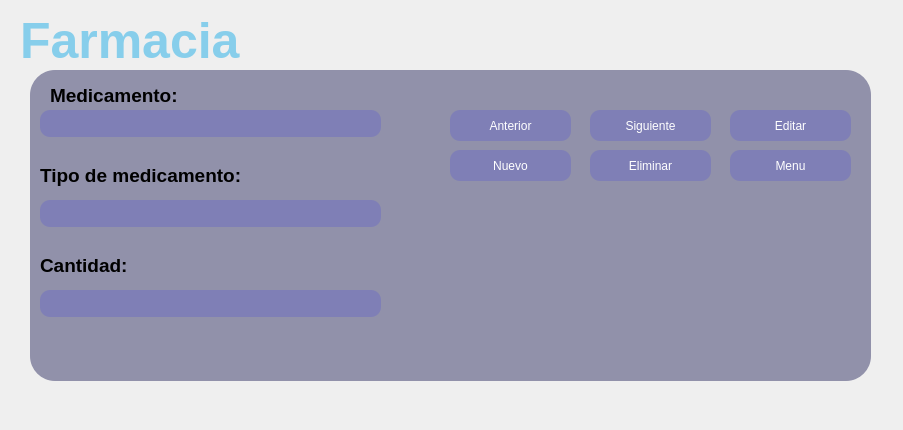
<?xml version="1.0" encoding="UTF-8"?>
<ui version="4.0">
 <class>Farmacia</class>
 <widget class="QWidget" name="Farmacia">
  <property name="windowModality">
   <enum>Qt::WindowModal</enum>
  </property>
  <property name="geometry">
   <rect>
    <x>0</x>
    <y>0</y>
    <width>903</width>
    <height>430</height>
   </rect>
  </property>
  <property name="windowTitle">
   <string>Form</string>
  </property>
  <widget class="QLabel" name="label">
   <property name="geometry">
    <rect>
     <x>0</x>
     <y>0</y>
     <width>901</width>
     <height>431</height>
    </rect>
   </property>
   <property name="text">
    <string/>
   </property>
   <property name="pixmap">
    <pixmap>../imagenes/black-minimalistic_00416715.jpg</pixmap>
   </property>
   <property name="scaledContents">
    <bool>true</bool>
   </property>
  </widget>
  <widget class="QLabel" name="label_2">
   <property name="geometry">
    <rect>
     <x>20</x>
     <y>10</y>
     <width>251</width>
     <height>61</height>
    </rect>
   </property>
   <property name="styleSheet">
    <string notr="true">#label_2{
	font-size: 50px;
	color: skyblue;
   font: bold;
}</string>
   </property>
   <property name="text">
    <string>Farmacia</string>
   </property>
  </widget>
  <widget class="QFrame" name="panel">
   <property name="geometry">
    <rect>
     <x>30</x>
     <y>70</y>
     <width>841</width>
     <height>311</height>
    </rect>
   </property>
   <property name="styleSheet">
    <string notr="true">#panel{
	background-color: rgba(50,50,100,0.5);
   border-radius: 25px;
}</string>
   </property>
   <property name="frameShape">
    <enum>QFrame::StyledPanel</enum>
   </property>
   <property name="frameShadow">
    <enum>QFrame::Raised</enum>
   </property>
   <widget class="QLabel" name="label_14">
    <property name="geometry">
     <rect>
      <x>20</x>
      <y>10</y>
      <width>211</width>
      <height>31</height>
     </rect>
    </property>
    <property name="font">
     <font>
      <pointsize>14</pointsize>
      <weight>75</weight>
      <bold>true</bold>
     </font>
    </property>
    <property name="text">
     <string>Medicamento:</string>
    </property>
   </widget>
   <widget class="QLineEdit" name="medicamento">
    <property name="geometry">
     <rect>
      <x>10</x>
      <y>40</y>
      <width>341</width>
      <height>27</height>
     </rect>
    </property>
    <property name="styleSheet">
     <string notr="true">#medicamento{
	background-color: rgba(100,100,200,0.4);
   color: white;
   border-radius: 10px;
}</string>
    </property>
    <property name="alignment">
     <set>Qt::AlignCenter</set>
    </property>
    <property name="readOnly">
     <bool>true</bool>
    </property>
   </widget>
   <widget class="QPushButton" name="regresar">
    <property name="geometry">
     <rect>
      <x>700</x>
      <y>80</y>
      <width>121</width>
      <height>31</height>
     </rect>
    </property>
    <property name="cursor">
     <cursorShape>PointingHandCursor</cursorShape>
    </property>
    <property name="styleSheet">
     <string notr="true">#regresar{
	background-color: rgba(100,100,200,0.4);
   color: white;
   border-radius: 10px;
}

#regresar:hover{
	background-color: rgba(100,100,200,0.8);
   cursor: pointer;
}</string>
    </property>
    <property name="text">
     <string>Menu</string>
    </property>
   </widget>
   <widget class="QPushButton" name="anterior">
    <property name="geometry">
     <rect>
      <x>420</x>
      <y>40</y>
      <width>121</width>
      <height>31</height>
     </rect>
    </property>
    <property name="cursor">
     <cursorShape>PointingHandCursor</cursorShape>
    </property>
    <property name="styleSheet">
     <string notr="true">#anterior{
	background-color: rgba(100,100,200,0.4);
   color: white;
   border-radius: 10px;
}

#anterior:hover{
	background-color: rgba(100,100,200,0.8);
   cursor: pointer;
}</string>
    </property>
    <property name="text">
     <string>Anterior</string>
    </property>
   </widget>
   <widget class="QPushButton" name="siguiente">
    <property name="geometry">
     <rect>
      <x>560</x>
      <y>40</y>
      <width>121</width>
      <height>31</height>
     </rect>
    </property>
    <property name="cursor">
     <cursorShape>PointingHandCursor</cursorShape>
    </property>
    <property name="styleSheet">
     <string notr="true">#siguiente{
	background-color: rgba(100,100,200,0.4);
   color: white;
   border-radius: 10px;
}

#siguiente:hover{
	background-color: rgba(100,100,200,0.8);
   cursor: pointer;
}</string>
    </property>
    <property name="text">
     <string>Siguiente</string>
    </property>
   </widget>
   <widget class="QPushButton" name="editar">
    <property name="geometry">
     <rect>
      <x>700</x>
      <y>40</y>
      <width>121</width>
      <height>31</height>
     </rect>
    </property>
    <property name="cursor">
     <cursorShape>PointingHandCursor</cursorShape>
    </property>
    <property name="styleSheet">
     <string notr="true">#editar{
	background-color: rgba(100,100,200,0.4);
   color: white;
   border-radius: 10px;
}

#editar:hover{
	background-color: rgba(100,100,200,0.8);
   cursor: pointer;
}</string>
    </property>
    <property name="text">
     <string>Editar</string>
    </property>
   </widget>
   <widget class="QPushButton" name="nuevo">
    <property name="geometry">
     <rect>
      <x>420</x>
      <y>80</y>
      <width>121</width>
      <height>31</height>
     </rect>
    </property>
    <property name="cursor">
     <cursorShape>PointingHandCursor</cursorShape>
    </property>
    <property name="styleSheet">
     <string notr="true">#nuevo{
	background-color: rgba(100,100,200,0.4);
   color: white;
   border-radius: 10px;
}

#nuevo:hover{
	background-color: rgba(100,100,200,0.8);
   cursor: pointer;
}</string>
    </property>
    <property name="text">
     <string>Nuevo</string>
    </property>
   </widget>
   <widget class="QPushButton" name="eliminar">
    <property name="geometry">
     <rect>
      <x>560</x>
      <y>80</y>
      <width>121</width>
      <height>31</height>
     </rect>
    </property>
    <property name="cursor">
     <cursorShape>PointingHandCursor</cursorShape>
    </property>
    <property name="styleSheet">
     <string notr="true">#eliminar{
	background-color: rgba(100,100,200,0.4);
   color: white;
   border-radius: 10px;
}

#eliminar:hover{
	background-color: rgba(100,100,200,0.8);
   cursor: pointer;
}</string>
    </property>
    <property name="text">
     <string>Eliminar</string>
    </property>
   </widget>
   <widget class="QLabel" name="label_15">
    <property name="geometry">
     <rect>
      <x>10</x>
      <y>180</y>
      <width>211</width>
      <height>31</height>
     </rect>
    </property>
    <property name="font">
     <font>
      <pointsize>14</pointsize>
      <weight>75</weight>
      <bold>true</bold>
     </font>
    </property>
    <property name="text">
     <string>Cantidad:</string>
    </property>
   </widget>
   <widget class="QLabel" name="label_16">
    <property name="geometry">
     <rect>
      <x>10</x>
      <y>90</y>
      <width>211</width>
      <height>31</height>
     </rect>
    </property>
    <property name="font">
     <font>
      <pointsize>14</pointsize>
      <weight>75</weight>
      <bold>true</bold>
     </font>
    </property>
    <property name="text">
     <string>Tipo de medicamento:</string>
    </property>
   </widget>
   <widget class="QLineEdit" name="medicamento_2">
    <property name="geometry">
     <rect>
      <x>10</x>
      <y>220</y>
      <width>341</width>
      <height>27</height>
     </rect>
    </property>
    <property name="styleSheet">
     <string notr="true">#medicamento_2{
	background-color: rgba(100,100,200,0.4);
   color: white;
   border-radius: 10px;
}</string>
    </property>
    <property name="alignment">
     <set>Qt::AlignCenter</set>
    </property>
    <property name="readOnly">
     <bool>true</bool>
    </property>
   </widget>
   <widget class="QLineEdit" name="medicamento_3">
    <property name="geometry">
     <rect>
      <x>10</x>
      <y>130</y>
      <width>341</width>
      <height>27</height>
     </rect>
    </property>
    <property name="styleSheet">
     <string notr="true">#medicamento_3{
	background-color: rgba(100,100,200,0.4);
   color: white;
   border-radius: 10px;
}</string>
    </property>
    <property name="alignment">
     <set>Qt::AlignCenter</set>
    </property>
    <property name="readOnly">
     <bool>true</bool>
    </property>
   </widget>
  </widget>
 </widget>
 <resources/>
 <connections/>
</ui>
